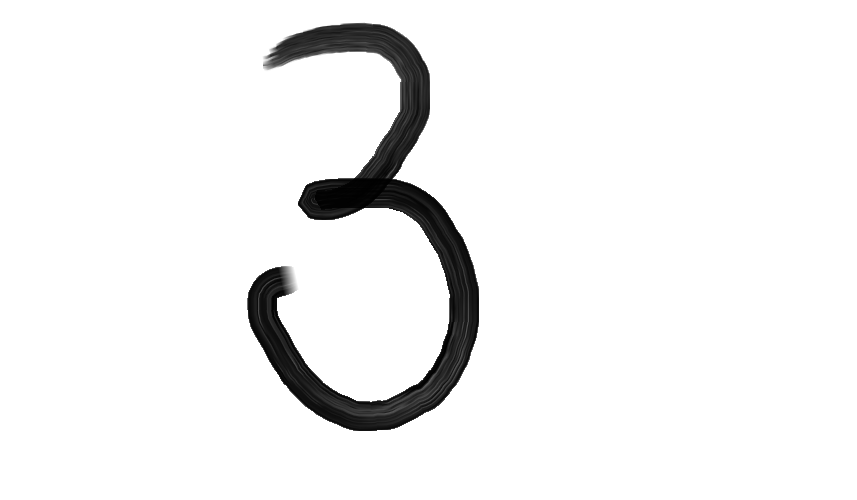
#> input picture 3.png, 857 x 500 px
$ jupyter execute --allow-errors mnistCNN.ipynb
#> lines starting #> are read from the running program, lines starting #| are printed output that depends on the picture; after the words box and inside, x2 and y2 are one past the last pixel; in counts of white or black regions, pixels touching at a corner belong together
[cell 1]
import os
import gzip
import shutil
import numpy as np
import matplotlib.pyplot as plt

# Пути к архивам (предполагаем, что файлы имеют расширение .gz)
train_images_path = './datasets/MNIST/raw/train-images-idx3-ubyte.gz'
train_labels_path = './datasets/MNIST/raw/train-labels-idx1-ubyte.gz'
test_images_path = './datasets/MNIST/raw/t10k-images-idx3-ubyte.gz'
test_labels_path = './datasets/MNIST/raw/t10k-labels-idx1-ubyte.gz'

# Функция для распаковки .gz файлов
def extract_gz(gz_path, out_path):
    with gzip.open(gz_path, 'rb') as f_in:
        with open(out_path, 'wb') as f_out:
            shutil.copyfileobj(f_in, f_out)

# Распаковываем файлы
#> (the rest of this cell did not finish here and is left out)

[cell 2]
def show_images_grid(images, labels, rows=2, cols=5):
    fig, axes = plt.subplots(rows, cols, figsize=(10, 4))
    axes = axes.ravel()  # Преобразуем матрицу осей в плоский массив

    for i in range(rows * cols):
        axes[i].imshow(images[i].squeeze(), cmap='gray')
        axes[i].set_title(f'Label: {labels[i]}')
        axes[i].axis('off')

    plt.tight_layout()
    plt.show()

# Отображаем 10 изображений в сетке 2x5
#> (the rest of this cell did not finish here and is left out)

[cell 3]
from keras import models, layers
# Создаем модель
#> (the rest of this cell did not finish here and is left out)

#> (a cell that did not finish here is left out)

#> (a cell that did not finish here is left out)

[cell 6]
from PIL import Image, ImageOps, ImageFilter
import numpy as np
import matplotlib.pyplot as plt

# Функция для загрузки и предобработки изображения
def load_and_preprocess_image(filepath):
#> called with filepath = '3.png'
    img = Image.open(filepath).convert('L')  # Конвертируем в оттенки серого (L mode)

    # Применяем фильтр для удаления шума
    img = img.filter(ImageFilter.MedianFilter(size=3))

    # Инвертируем изображение, если фон не черный, а цифра не белая
    img = ImageOps.invert(img)
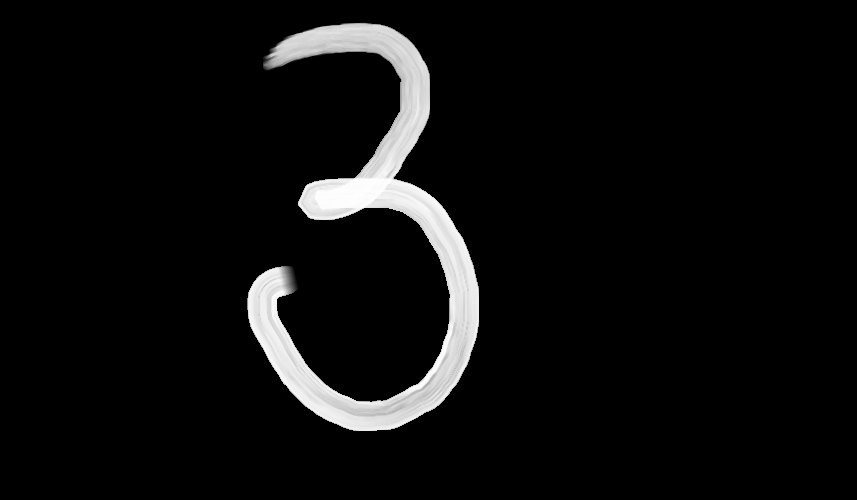
#> img: PIL image 857x500 L; min 0, max 254, mean 13.8

    # Применяем адаптивную бинаризацию (если требуется)
    threshold = 128  # Пороговое значение можно подобрать под конкретные изображения
    img = img.point(lambda p: p > threshold and 255)
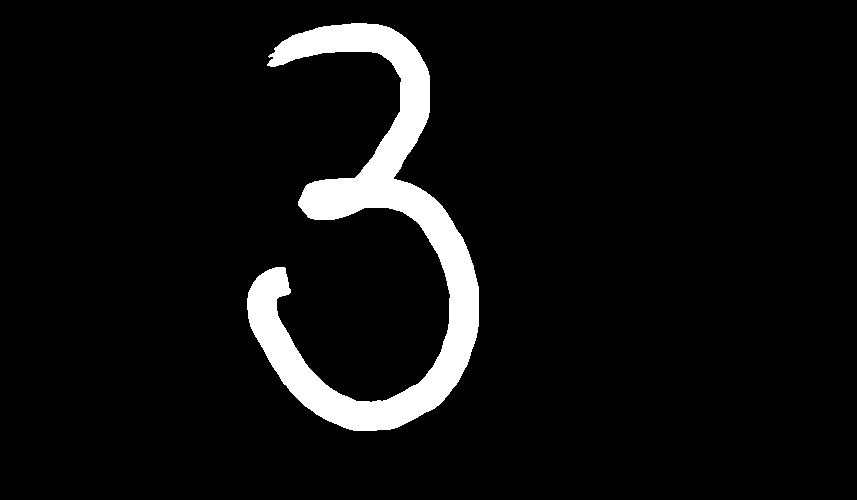
#> img: PIL image 857x500 L; 6.1% white; 1 white region, box (x1, y1, x2, y2) and area: (247, 23, 479, 431) 26285

    img = img.resize((28, 28))  # Изменяем размер на 28x28 пикселей
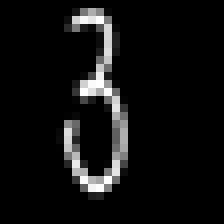
#> img: PIL image 28x28 L (shown 8 times larger); min 0, max 255, mean 16.2

    # Нормализуем изображение
    img = np.array(img) / 255.0
#> img: shape (28, 28) float64

    img = np.expand_dims(img, axis=-1)  # Добавляем размерность для канала (28, 28, 1)
    img = np.expand_dims(img, axis=0)  # Добавляем размерность для батча (1, 28, 28, 1)

    return img

# Функция для предсказания и отображения результата
def predict_and_show_custom(model, image):
    # Предсказание
    predictions = model.predict(image)
    predicted_label = np.argmax(predictions, axis=1)[0]
    predicted_probability = np.max(predictions, axis=1)[0]  # Извлечение вероятности для предсказанного класса

    # Отображение результата
    plt.imshow(image.squeeze(), cmap='gray')
    plt.title(f'Предсказанная цифра: {predicted_label} ({predicted_probability * 100:.2f}%)')
    plt.axis('off')
    plt.show()

# Пример использования: загрузка изображения и предсказание
image_path = '3.png'  # Укажите путь к вашему изображению
custom_image = load_and_preprocess_image(image_path)
#> (the rest of this cell did not finish here and is left out)

$ run again, with 0.png copied over 3.png
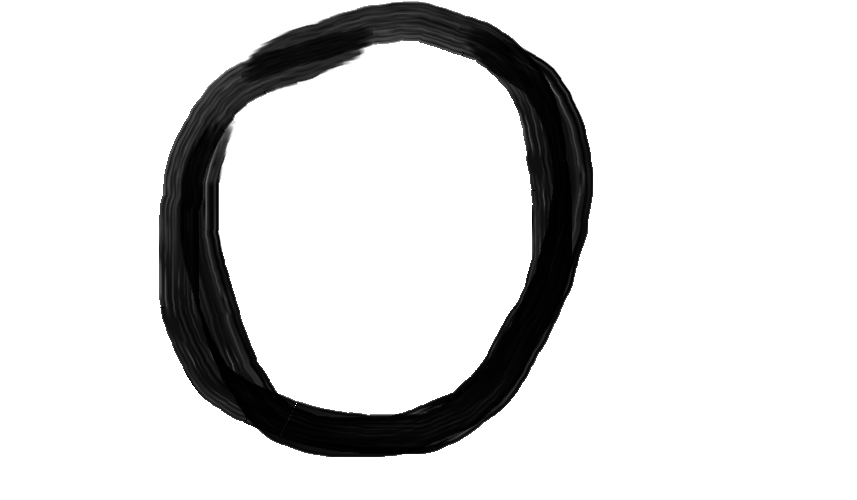
#> input picture 0.png, 857 x 500 px
#> in load_and_preprocess_image, `img = img.point(lambda p: p > threshold and 255)`:
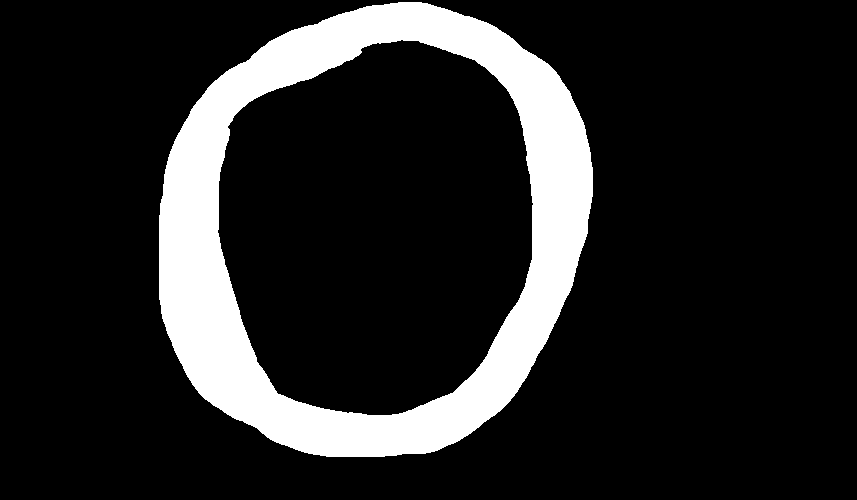
#> img: PIL image 857x500 L; 14.8% white; 1 white region, box (x1, y1, x2, y2) and area: (159, 2, 593, 457) 63325
#> in load_and_preprocess_image, `img = img.resize((28, 28))`:
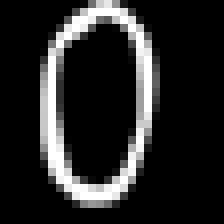
#> img: PIL image 28x28 L (shown 8 times larger); min 0, max 255, mean 37.9

$ run again, with 1.png copied over 3.png
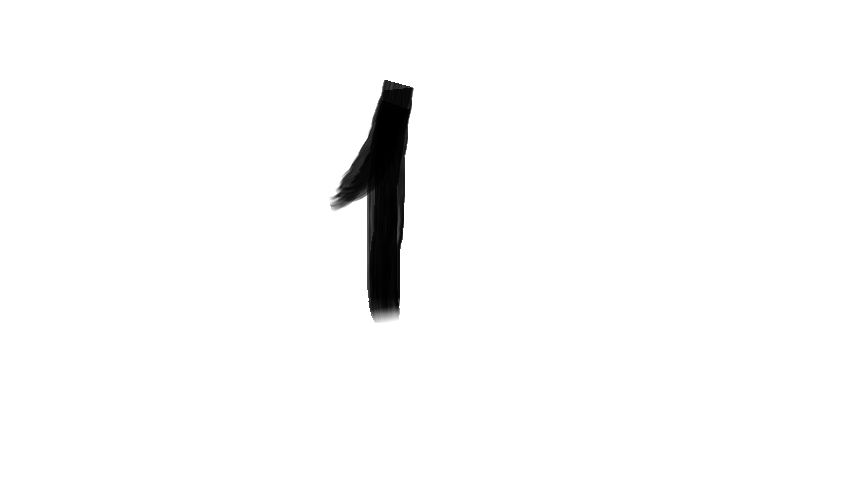
#> input picture 1.png, 857 x 500 px
#> in load_and_preprocess_image, `img = img.point(lambda p: p > threshold and 255)`:
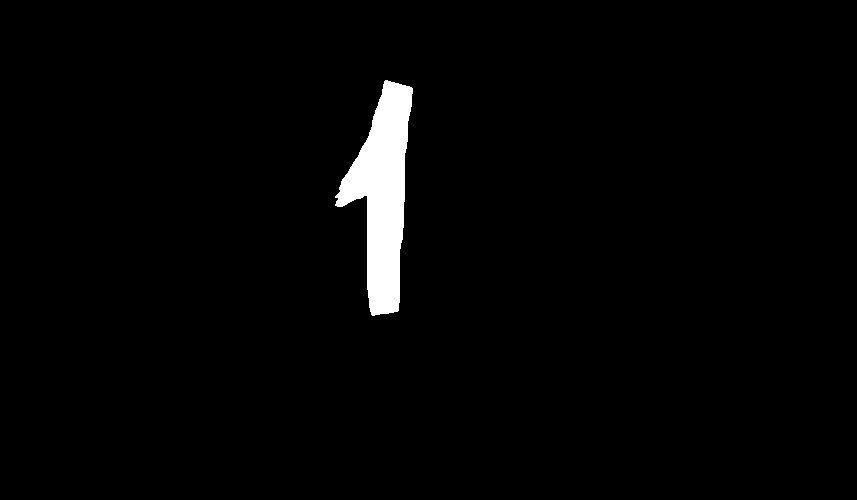
#> img: PIL image 857x500 L; 2.2% white; 1 white region, box (x1, y1, x2, y2) and area: (335, 80, 413, 316) 9243
#> in load_and_preprocess_image, `img = img.resize((28, 28))`:
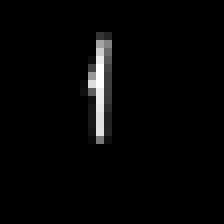
#> img: PIL image 28x28 L (shown 8 times larger); min 0, max 255, mean 5.7

$ run again, with 2.png copied over 3.png
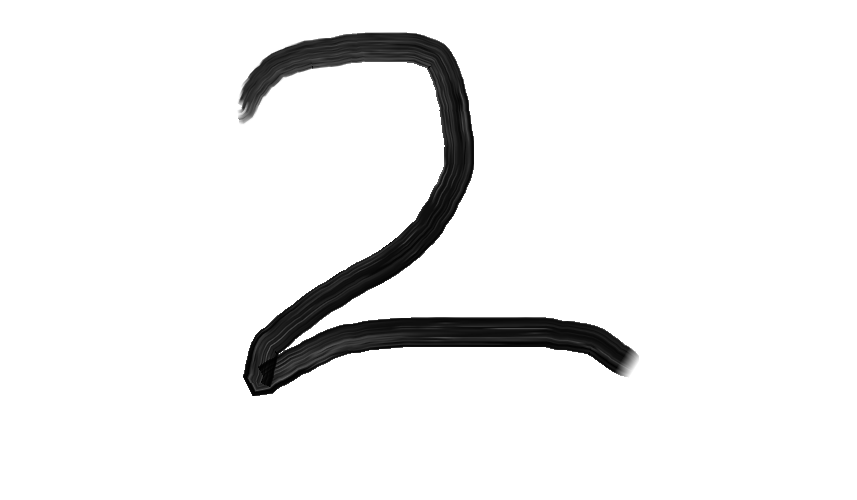
#> input picture 2.png, 857 x 500 px
#> in load_and_preprocess_image, `img = img.point(lambda p: p > threshold and 255)`:
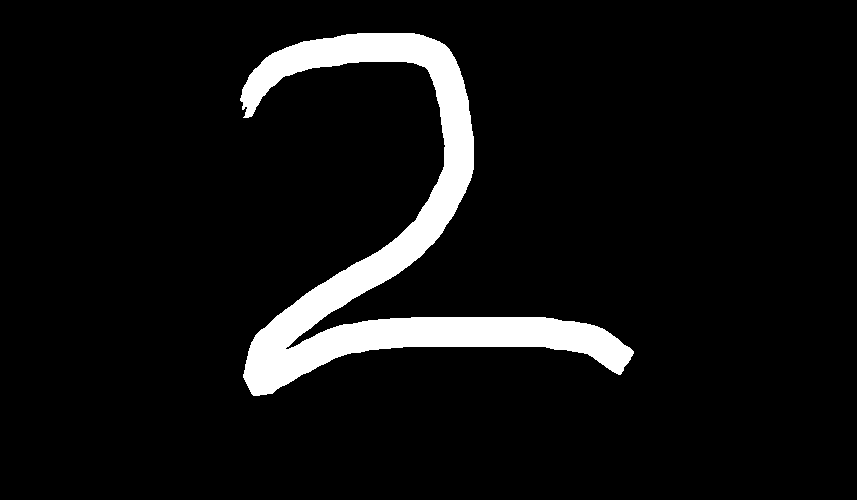
#> img: PIL image 857x500 L; 7% white; 1 white region, box (x1, y1, x2, y2) and area: (240, 33, 634, 396) 29937
#> in load_and_preprocess_image, `img = img.resize((28, 28))`:
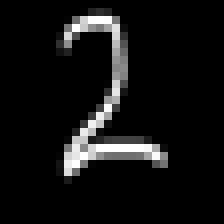
#> img: PIL image 28x28 L (shown 8 times larger); min 0, max 255, mean 18.3
